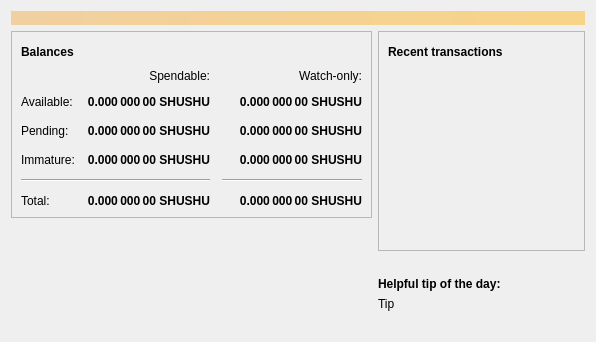
<?xml version="1.0" encoding="UTF-8"?>
<ui version="4.0">
 <class>OverviewPage</class>
 <widget class="QWidget" name="OverviewPage">
  <property name="geometry">
   <rect>
    <x>0</x>
    <y>0</y>
    <width>596</width>
    <height>342</height>
   </rect>
  </property>
  <property name="windowTitle">
   <string>Form</string>
  </property>
  <layout class="QVBoxLayout" name="topLayout">
   <item>
    <widget class="QLabel" name="labelAlerts">
     <property name="visible">
      <bool>false</bool>
     </property>
     <property name="styleSheet">
      <string notr="true">QLabel { background-color: qlineargradient(x1: 0, y1: 0, x2: 1, y2: 0, stop:0 #F0D0A0, stop:1 #F8D488); color:#000000; }</string>
     </property>
     <property name="wordWrap">
      <bool>true</bool>
     </property>
     <property name="margin">
      <number>3</number>
     </property>
     <property name="textInteractionFlags">
      <set>Qt::TextSelectableByMouse</set>
     </property>
    </widget>
   </item>
   <item>
    <layout class="QHBoxLayout" name="horizontalLayout" stretch="1,1">
     <item>
      <layout class="QVBoxLayout" name="verticalLayout_2">
       <item>
        <widget class="QFrame" name="frame">
         <property name="frameShape">
          <enum>QFrame::StyledPanel</enum>
         </property>
         <property name="frameShadow">
          <enum>QFrame::Raised</enum>
         </property>
         <layout class="QVBoxLayout" name="verticalLayout_4">
          <item>
           <layout class="QHBoxLayout" name="horizontalLayout_4">
            <item>
             <widget class="QLabel" name="label_5">
              <property name="font">
               <font>
                <weight>75</weight>
                <bold>true</bold>
               </font>
              </property>
              <property name="text">
               <string>Balances</string>
              </property>
             </widget>
            </item>
            <item>
             <widget class="QPushButton" name="labelWalletStatus">
              <property name="enabled">
               <bool>true</bool>
              </property>
              <property name="maximumSize">
               <size>
                <width>30</width>
                <height>16777215</height>
               </size>
              </property>
              <property name="toolTip">
               <string>The displayed information may be out of date. Your wallet automatically synchronizes with the ShuShuCoin network after a connection is established, but this process has not completed yet.</string>
              </property>
              <property name="text">
               <string/>
              </property>
              <property name="icon">
               <iconset resource="../bitcoin.qrc">
                <normaloff>:/icons/warning</normaloff>
                <disabledoff>:/icons/warning</disabledoff>:/icons/warning</iconset>
              </property>
              <property name="iconSize">
               <size>
                <width>24</width>
                <height>24</height>
               </size>
              </property>
              <property name="flat">
               <bool>true</bool>
              </property>
             </widget>
            </item>
            <item>
             <spacer name="horizontalSpacer_3">
              <property name="orientation">
               <enum>Qt::Horizontal</enum>
              </property>
              <property name="sizeHint" stdset="0">
               <size>
                <width>40</width>
                <height>20</height>
               </size>
              </property>
             </spacer>
            </item>
           </layout>
          </item>
          <item>
           <layout class="QGridLayout" name="gridLayout">
            <property name="spacing">
             <number>12</number>
            </property>
            <item row="2" column="2">
             <widget class="QLabel" name="labelWatchPending">
              <property name="font">
               <font>
                <weight>75</weight>
                <bold>true</bold>
               </font>
              </property>
              <property name="cursor">
               <cursorShape>IBeamCursor</cursorShape>
              </property>
              <property name="toolTip">
               <string>Unconfirmed transactions to watch-only addresses</string>
              </property>
              <property name="text">
               <string notr="true">0.000 000 00 SHUSHU</string>
              </property>
              <property name="alignment">
               <set>Qt::AlignRight|Qt::AlignTrailing|Qt::AlignVCenter</set>
              </property>
              <property name="textInteractionFlags">
               <set>Qt::LinksAccessibleByMouse|Qt::TextSelectableByKeyboard|Qt::TextSelectableByMouse</set>
              </property>
             </widget>
            </item>
            <item row="2" column="1">
             <widget class="QLabel" name="labelUnconfirmed">
              <property name="font">
               <font>
                <weight>75</weight>
                <bold>true</bold>
               </font>
              </property>
              <property name="cursor">
               <cursorShape>IBeamCursor</cursorShape>
              </property>
              <property name="toolTip">
               <string>Total of transactions that have yet to be confirmed, and do not yet count toward the spendable balance</string>
              </property>
              <property name="text">
               <string notr="true">0.000 000 00 SHUSHU</string>
              </property>
              <property name="alignment">
               <set>Qt::AlignRight|Qt::AlignTrailing|Qt::AlignVCenter</set>
              </property>
              <property name="textInteractionFlags">
               <set>Qt::LinksAccessibleByMouse|Qt::TextSelectableByKeyboard|Qt::TextSelectableByMouse</set>
              </property>
             </widget>
            </item>
            <item row="3" column="2">
             <widget class="QLabel" name="labelWatchImmature">
              <property name="font">
               <font>
                <weight>75</weight>
                <bold>true</bold>
               </font>
              </property>
              <property name="cursor">
               <cursorShape>IBeamCursor</cursorShape>
              </property>
              <property name="toolTip">
               <string>Mined balance in watch-only addresses that has not yet matured</string>
              </property>
              <property name="text">
               <string notr="true">0.000 000 00 SHUSHU</string>
              </property>
              <property name="alignment">
               <set>Qt::AlignRight|Qt::AlignTrailing|Qt::AlignVCenter</set>
              </property>
              <property name="textInteractionFlags">
               <set>Qt::LinksAccessibleByMouse|Qt::TextSelectableByKeyboard|Qt::TextSelectableByMouse</set>
              </property>
             </widget>
            </item>
            <item row="4" column="0" colspan="2">
             <widget class="Line" name="line">
              <property name="orientation">
               <enum>Qt::Horizontal</enum>
              </property>
             </widget>
            </item>
            <item row="4" column="2">
             <widget class="Line" name="lineWatchBalance">
              <property name="sizePolicy">
               <sizepolicy hsizetype="Preferred" vsizetype="Fixed">
                <horstretch>0</horstretch>
                <verstretch>0</verstretch>
               </sizepolicy>
              </property>
              <property name="minimumSize">
               <size>
                <width>140</width>
                <height>0</height>
               </size>
              </property>
              <property name="orientation">
               <enum>Qt::Horizontal</enum>
              </property>
             </widget>
            </item>
            <item row="5" column="0">
             <widget class="QLabel" name="labelTotalText">
              <property name="text">
               <string>Total:</string>
              </property>
             </widget>
            </item>
            <item row="3" column="1">
             <widget class="QLabel" name="labelImmature">
              <property name="font">
               <font>
                <weight>75</weight>
                <bold>true</bold>
               </font>
              </property>
              <property name="cursor">
               <cursorShape>IBeamCursor</cursorShape>
              </property>
              <property name="toolTip">
               <string>Mined balance that has not yet matured</string>
              </property>
              <property name="text">
               <string notr="true">0.000 000 00 SHUSHU</string>
              </property>
              <property name="alignment">
               <set>Qt::AlignRight|Qt::AlignTrailing|Qt::AlignVCenter</set>
              </property>
              <property name="textInteractionFlags">
               <set>Qt::LinksAccessibleByMouse|Qt::TextSelectableByKeyboard|Qt::TextSelectableByMouse</set>
              </property>
             </widget>
            </item>
            <item row="2" column="3">
             <spacer name="horizontalSpacer_2">
              <property name="orientation">
               <enum>Qt::Horizontal</enum>
              </property>
              <property name="sizeHint" stdset="0">
               <size>
                <width>40</width>
                <height>20</height>
               </size>
              </property>
             </spacer>
            </item>
            <item row="3" column="0">
             <widget class="QLabel" name="labelImmatureText">
              <property name="text">
               <string>Immature:</string>
              </property>
             </widget>
            </item>
            <item row="5" column="1">
             <widget class="QLabel" name="labelTotal">
              <property name="font">
               <font>
                <weight>75</weight>
                <bold>true</bold>
               </font>
              </property>
              <property name="cursor">
               <cursorShape>IBeamCursor</cursorShape>
              </property>
              <property name="toolTip">
               <string>Your current total balance</string>
              </property>
              <property name="text">
               <string notr="true">0.000 000 00 SHUSHU</string>
              </property>
              <property name="alignment">
               <set>Qt::AlignRight|Qt::AlignTrailing|Qt::AlignVCenter</set>
              </property>
              <property name="textInteractionFlags">
               <set>Qt::LinksAccessibleByMouse|Qt::TextSelectableByKeyboard|Qt::TextSelectableByMouse</set>
              </property>
             </widget>
            </item>
            <item row="5" column="2">
             <widget class="QLabel" name="labelWatchTotal">
              <property name="font">
               <font>
                <weight>75</weight>
                <bold>true</bold>
               </font>
              </property>
              <property name="cursor">
               <cursorShape>IBeamCursor</cursorShape>
              </property>
              <property name="toolTip">
               <string>Current total balance in watch-only addresses</string>
              </property>
              <property name="text">
               <string notr="true">0.000 000 00 SHUSHU</string>
              </property>
              <property name="alignment">
               <set>Qt::AlignRight|Qt::AlignTrailing|Qt::AlignVCenter</set>
              </property>
              <property name="textInteractionFlags">
               <set>Qt::LinksAccessibleByMouse|Qt::TextSelectableByKeyboard|Qt::TextSelectableByMouse</set>
              </property>
             </widget>
            </item>
            <item row="0" column="2">
             <widget class="QLabel" name="labelWatchonly">
              <property name="text">
               <string>Watch-only:</string>
              </property>
              <property name="alignment">
               <set>Qt::AlignRight|Qt::AlignTrailing|Qt::AlignVCenter</set>
              </property>
             </widget>
            </item>
            <item row="1" column="0">
             <widget class="QLabel" name="labelBalanceText">
              <property name="text">
               <string>Available:</string>
              </property>
             </widget>
            </item>
            <item row="1" column="1">
             <widget class="QLabel" name="labelBalance">
              <property name="font">
               <font>
                <weight>75</weight>
                <bold>true</bold>
               </font>
              </property>
              <property name="cursor">
               <cursorShape>IBeamCursor</cursorShape>
              </property>
              <property name="toolTip">
               <string>Your current spendable balance</string>
              </property>
              <property name="text">
               <string notr="true">0.000 000 00 SHUSHU</string>
              </property>
              <property name="alignment">
               <set>Qt::AlignRight|Qt::AlignTrailing|Qt::AlignVCenter</set>
              </property>
              <property name="textInteractionFlags">
               <set>Qt::LinksAccessibleByMouse|Qt::TextSelectableByKeyboard|Qt::TextSelectableByMouse</set>
              </property>
             </widget>
            </item>
            <item row="1" column="2">
             <widget class="QLabel" name="labelWatchAvailable">
              <property name="font">
               <font>
                <weight>75</weight>
                <bold>true</bold>
               </font>
              </property>
              <property name="cursor">
               <cursorShape>IBeamCursor</cursorShape>
              </property>
              <property name="toolTip">
               <string>Your current balance in watch-only addresses</string>
              </property>
              <property name="text">
               <string notr="true">0.000 000 00 SHUSHU</string>
              </property>
              <property name="alignment">
               <set>Qt::AlignRight|Qt::AlignTrailing|Qt::AlignVCenter</set>
              </property>
              <property name="textInteractionFlags">
               <set>Qt::LinksAccessibleByMouse|Qt::TextSelectableByKeyboard|Qt::TextSelectableByMouse</set>
              </property>
             </widget>
            </item>
            <item row="2" column="0">
             <widget class="QLabel" name="labelPendingText">
              <property name="text">
               <string>Pending:</string>
              </property>
             </widget>
            </item>
            <item row="0" column="1">
             <widget class="QLabel" name="labelSpendable">
              <property name="text">
               <string>Spendable:</string>
              </property>
              <property name="alignment">
               <set>Qt::AlignRight|Qt::AlignTrailing|Qt::AlignVCenter</set>
              </property>
             </widget>
            </item>
           </layout>
          </item>
         </layout>
        </widget>
       </item>
       <item>
        <spacer name="verticalSpacer">
         <property name="orientation">
          <enum>Qt::Vertical</enum>
         </property>
         <property name="sizeHint" stdset="0">
          <size>
           <width>20</width>
           <height>40</height>
          </size>
         </property>
        </spacer>
       </item>
       <item>
        <layout class="QGridLayout" name="logo_grid">
          <item>
            <widget class="QLabel" name="label_wallet_bgcoin">
             <property name="text">
              <string/>
             </property>
             <property name="pixmap">
              <pixmap resource="../bitcoin.qrc">:/icons/wallet_bgcoin</pixmap>
             </property>
             <property name="scaledContents">
              <bool>false</bool>
             </property>
             <property name="alignment">
              <set>Qt::AlignCenter</set>
             </property>
             <property name="margin">
              <number>-2</number>
             </property>
            </widget>
          </item>
          <item>
            <widget class="QLabel" name="label_wallet_version_overlay">
              <property name="text">
               <string></string>
              </property>
              <property name="pixmap">
              </property>
              <property name="scaledContents">
               <bool>false</bool>
              </property>
              <property name="alignment">
               <set>Qt::AlignLeft|Qt::AlignBottom</set>
              </property>
              <property name="margin">
               <number>2</number>
              </property>
            </widget>
          </item>
        </layout>
       </item>
      </layout>
     </item>
     <item>
      <layout class="QVBoxLayout" name="verticalLayout_3">
       <item>
        <widget class="QFrame" name="frame_2">
         <property name="frameShape">
          <enum>QFrame::StyledPanel</enum>
         </property>
         <property name="frameShadow">
          <enum>QFrame::Raised</enum>
         </property>
         <layout class="QVBoxLayout" name="verticalLayout">
          <item>
           <layout class="QHBoxLayout" name="horizontalLayout_2">
            <item>
             <widget class="QLabel" name="label_4">
              <property name="font">
               <font>
                <weight>75</weight>
                <bold>true</bold>
               </font>
              </property>
              <property name="text">
               <string>Recent transactions</string>
              </property>
             </widget>
            </item>
            <item>
             <widget class="QPushButton" name="labelTransactionsStatus">
              <property name="enabled">
               <bool>true</bool>
              </property>
              <property name="maximumSize">
               <size>
                <width>30</width>
                <height>16777215</height>
               </size>
              </property>
              <property name="toolTip">
               <string>The displayed information may be out of date. Your wallet automatically synchronizes with the ShuShuCoin network after a connection is established, but this process has not completed yet.</string>
              </property>
              <property name="text">
               <string/>
              </property>
              <property name="icon">
               <iconset resource="../bitcoin.qrc">
                <normaloff>:/icons/warning</normaloff>
                <disabledoff>:/icons/warning</disabledoff>:/icons/warning</iconset>
              </property>
              <property name="iconSize">
               <size>
                <width>24</width>
                <height>24</height>
               </size>
              </property>
              <property name="flat">
               <bool>true</bool>
              </property>
             </widget>
            </item>
            <item>
             <spacer name="horizontalSpacer">
              <property name="orientation">
               <enum>Qt::Horizontal</enum>
              </property>
              <property name="sizeHint" stdset="0">
               <size>
                <width>40</width>
                <height>20</height>
               </size>
              </property>
             </spacer>
            </item>
           </layout>
          </item>
          <item>
           <widget class="QListView" name="listTransactions">
            <property name="styleSheet">
             <string notr="true">QListView { background: transparent; }</string>
            </property>
            <property name="frameShape">
             <enum>QFrame::NoFrame</enum>
            </property>
            <property name="verticalScrollBarPolicy">
             <enum>Qt::ScrollBarAlwaysOff</enum>
            </property>
            <property name="horizontalScrollBarPolicy">
             <enum>Qt::ScrollBarAlwaysOff</enum>
            </property>
            <property name="selectionMode">
             <enum>QAbstractItemView::NoSelection</enum>
            </property>
           </widget>
          </item>
         </layout>
        </widget>
       </item>
       <item>
        <spacer name="verticalSpacer_2">
         <property name="orientation">
          <enum>Qt::Vertical</enum>
         </property>
         <property name="sizeHint" stdset="0">
          <size>
           <width>20</width>
           <height>40</height>
          </size>
         </property>
        </spacer>
       </item>
       <item>
        <layout class="QVBoxLayout" name="verticalLayout_5">
         <property name="topMargin">
          <number>0</number>
         </property>
         <item>
          <widget class="QLabel" name="label_tip_header">
           <property name="font">
            <font>
             <weight>75</weight>
             <bold>true</bold>
            </font>
           </property>
           <property name="text">
            <string>Helpful tip of the day:</string>
           </property>
          </widget>
         </item>
         <item>
          <widget class="QLabel" name="label_tip">
           <property name="text">
            <string>Tip</string>
           </property>
          </widget>
         </item>
         <item>
          <spacer name="verticalSpacer_3">
           <property name="orientation">
            <enum>Qt::Vertical</enum>
           </property>
           <property name="sizeType">
            <enum>QSizePolicy::Maximum</enum>
           </property>
           <property name="sizeHint" stdset="0">
            <size>
             <width>20</width>
             <height>40</height>
            </size>
           </property>
          </spacer>
         </item>
        </layout>
       </item>
      </layout>
     </item>
    </layout>
   </item>
  </layout>
 </widget>
 <resources>
  <include location="../bitcoin.qrc"/>
 </resources>
 <connections/>
</ui>
